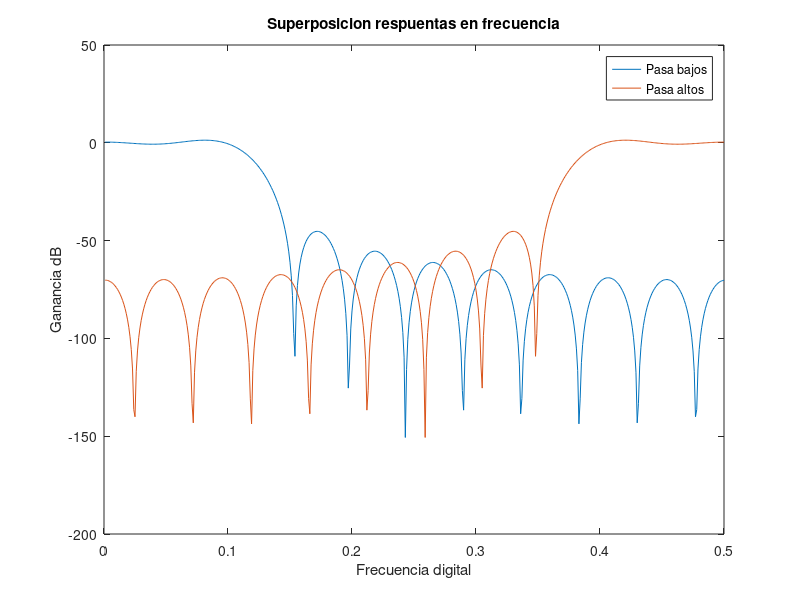
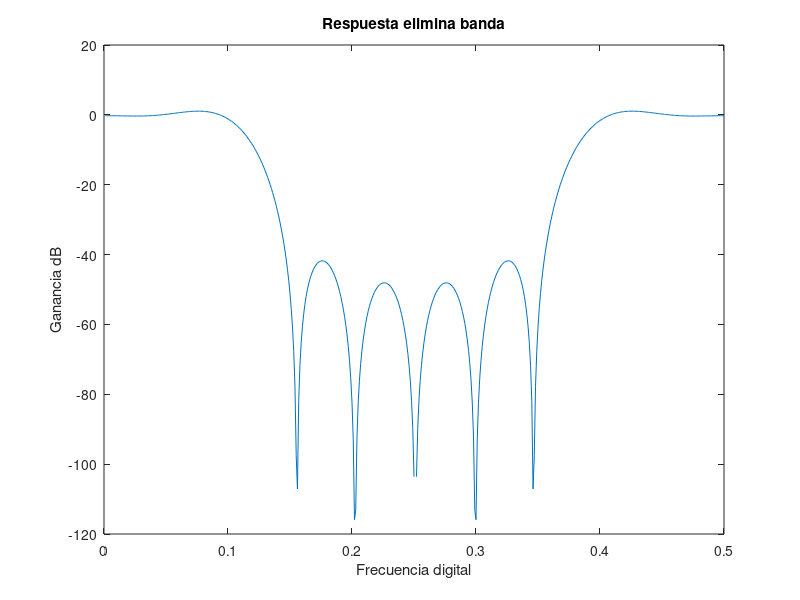

The MATLAB script that drew these images, in order:
%Cargo el filtro
h_pb = load('filtro1.dat');
h_pb =h_pb/ 4.014;

%genero el filtro pasa altos
Tam = size(h_pb);
h_pa = zeros (Tam);

for i=1:Tam
    h_pa(i) = ((-1)^i) * h_pb(i);
end

%busco respuesta en frecuencia
K=1000;
H_pb = fft(h_pb,K);
H_pa = fft(h_pa,K);

%Paso a frecuencia digital
Y_pa = zeros(K/2,1);
Y_pb = zeros(K/2,1);
X = zeros(K/2,1);

for i=1 : (K/2)
    Y_pa(i,1) = H_pa(i);
    Y_pb(i,1) = H_pb(i);
end

for i=1 : (K/2)
    X(i,1) = i/K;
end

%Grafico superposicion de pasabajos y pasa altos
figure
plot( X, 20*log(abs(Y_pb)));
hold all
plot( X, 20*log(abs(Y_pa)));
xlabel('Frecuencia digital')
ylabel('Ganancia dB')
title('Superposicion respuentas en frecuencia')
legend('Pasa bajos','Pasa altos');


%Genero el filtro elimina banda
h_eb = zeros(Tam);
for i=1:Tam
    h_eb(i) = h_pb(i) + h_pa(i);
end

%busco respuesta en frecuencia
K=1000;
H_eb = fft(h_eb,K);

%Paso a frecuencia digital
Y_eb = zeros(K/2,1);
X = zeros(K/2,1);

for i=1 : (K/2)
    Y_eb(i,1) = H_eb(i);
end

for i=1 : (K/2)
    X(i,1) = i/K;
end

%Grafico superposicion de pasabajos y pasa altos
figure
plot( X, 20*log(abs(Y_eb)));
xlabel('Frecuencia digital')
ylabel('Ganancia dB')
title('Respuesta elimina banda')



